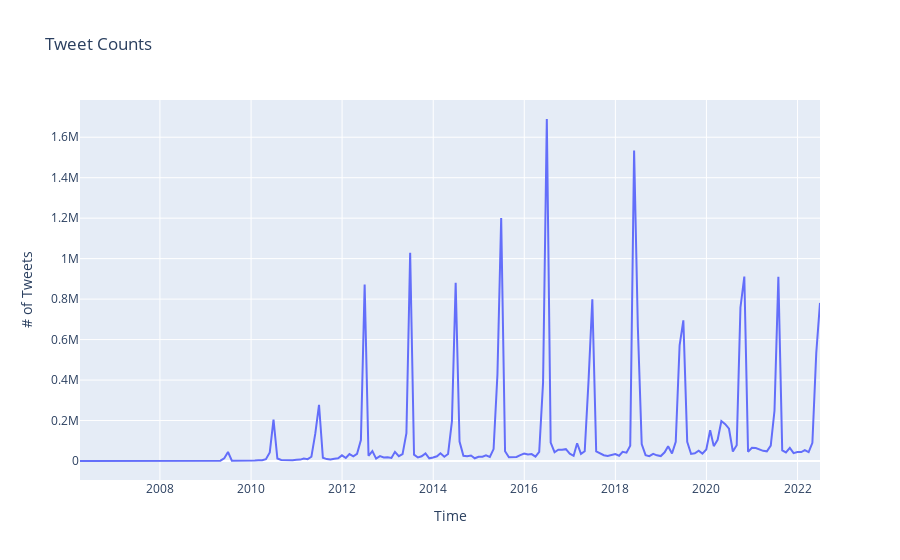

Source (notebook cell):
### Markdown cell above
## Visualize Tweets as Timeline

Plot tweets over time

### Code cell
# Change the title of the plot here
my_title = "Tweet Counts"
# Change the file name here
filename = "nba-tweet-counts.csv"

# Read in CSV as DataFrame
tweet_counts_df = pd.read_csv(filename, parse_dates=['start', 'end'])

# Set start time as DataFrame index
tweet_counts_df.set_index('start', inplace=True)

# Regroup, or resample, tweets by month, day, or year
grouped_count = tweet_counts_df.resample('M')['day_count'].sum().reset_index() # Month
#grouped_count = tweet_counts_df.resample('D')['day_count'].sum().reset_index() # Day
#grouped_count = tweet_counts_df.resample('Y')['day_count'].sum().reset_index() # Year

# Make a line plot from the DataFrame and specify x and y axes, axes titles, and plot title
px.line(grouped_count, x = 'start', y = 'day_count',
    labels = {'start': 'Time', 'day_count': '# of Tweets'},
    title = my_title)

### Figure 1 — Plotly figure (JSON) as saved in the notebook; plotly's stock layout.template omitted (floating-point values rounded to 4 significant figures; data arrays with more than 128 entries replaced by an {"elided": "..."} marker saying what was removed)
{"data": [{"hovertemplate": "Time=%{x}<br># of Tweets=%{y}<extra></extra>", "legendgroup": "", "line": {"color": "#636efa", "dash": "solid"}, "marker": {"symbol": "circle"}, "mode": "lines", "name": "", "orientation": "v", "showlegend": false, "type": "scatter", "x": {"elided": "196 str values"}, "xaxis": "x", "y": {"elided": "196 int values"}, "yaxis": "y"}], "layout": {"autosize": true, "legend": {"tracegroupgap": 0}, "title": {"text": "Tweet Counts"}, "xaxis": {"anchor": "y", "autorange": true, "domain": [0, 1], "range": ["2006-03-31", "2022-06-30"], "title": {"text": "Time"}, "type": "date"}, "yaxis": {"anchor": "x", "autorange": true, "domain": [0, 1], "range": [-93890.0, 1784000.0], "title": {"text": "# of Tweets"}, "type": "linear"}}}
